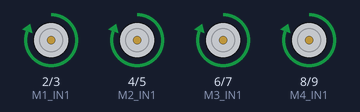
Bench run of a sketch on a simulated Arduino Uno, built with avr-gcc and run on an emulated ATmega328P. On the bench: motor-driver pin pairs drawn as motors (green arrow = first pin HIGH = forward, orange = second pin HIGH = backward, longer = more drive).

Above: at 0.1 s.
At 30.1 s:
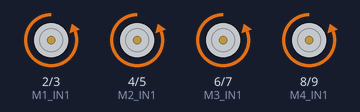
Timing chart, 0 to 31.6 s (numbered marks = the images above):
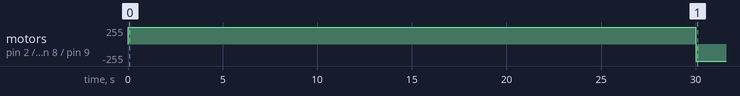

Measured:
- by itself, motor on pin 2 (M1_IN1) / pin 3 (M1_IN2), motor on pin 4 (M2_IN1) / pin 5 (M2_IN2), motor on pin 6 (M3_IN1) / pin 7 (M3_IN2), motor on pin 8 (M4_IN1) / pin 9 (M4_IN2): stopped → forward 255/255 at 0.00 s, → backward 255/255 30.0 s later

The sketch:

fantabulous_uusam_jaagub1.ino
```cpp
// Motor 1
const int M1_IN1 = 2;
const int M1_IN2 = 3;

// Motor 2
const int M2_IN1 = 4;
const int M2_IN2 = 5;

// Motor 3
const int M3_IN1 = 6;
const int M3_IN2 = 7;

// Motor 4
const int M4_IN1 = 8;
const int M4_IN2 = 9;

void setup() {

  pinMode(M1_IN1, OUTPUT);
  pinMode(M1_IN2, OUTPUT);

  pinMode(M2_IN1, OUTPUT);
  pinMode(M2_IN2, OUTPUT);

  pinMode(M3_IN1, OUTPUT);
  pinMode(M3_IN2, OUTPUT);

  pinMode(M4_IN1, OUTPUT);
  pinMode(M4_IN2, OUTPUT);

}

void loop() {

  // للأمام 30 ثانية
  moveForward();
  delay(30000);

  // للخلف 60 ثانية
  moveBackward();
  delay(60000);

  // يمين ويسار لمدة دقيقة
  for(int i = 0; i < 15; i++) {

    turnRight();
    delay(2000);

    turnLeft();
    delay(2000);

  }


  stopMotors();

  while(true);

}


void moveForward() {

  digitalWrite(M1_IN1,HIGH);
  digitalWrite(M1_IN2,LOW);

  digitalWrite(M2_IN1,HIGH);
  digitalWrite(M2_IN2,LOW);

  digitalWrite(M3_IN1,HIGH);
  digitalWrite(M3_IN2,LOW);

  digitalWrite(M4_IN1,HIGH);
  digitalWrite(M4_IN2,LOW);

}

void moveBackward() {

  digitalWrite(M1_IN1,LOW);
  digitalWrite(M1_IN2,HIGH);

  digitalWrite(M2_IN1,LOW);
  digitalWrite(M2_IN2,HIGH);

  digitalWrite(M3_IN1,LOW);
  digitalWrite(M3_IN2,HIGH);

  digitalWrite(M4_IN1,LOW);
  digitalWrite(M4_IN2,HIGH);

}

void turnRight() {

  // اليسار للأمام
  digitalWrite(M1_IN1,HIGH);
  digitalWrite(M1_IN2,LOW);

  digitalWrite(M3_IN1,HIGH);
  digitalWrite(M3_IN2,LOW);

  // اليمين للخلف
  digitalWrite(M2_IN1,LOW);
  digitalWrite(M2_IN2,HIGH);

  digitalWrite(M4_IN1,LOW);
  digitalWrite(M4_IN2,HIGH);

}

void turnLeft() {

  // اليمين للأمام
  digitalWrite(M2_IN1,HIGH);
  digitalWrite(M2_IN2,LOW);

  digitalWrite(M4_IN1,HIGH);
  digitalWrite(M4_IN2,LOW);

  // اليسار للخلف
  digitalWrite(M1_IN1,LOW);
  digitalWrite(M1_IN2,HIGH);

  digitalWrite(M3_IN1,LOW);
  digitalWrite(M3_IN2,HIGH);

}

void stopMotors() {

  digitalWrite(M1_IN1,LOW);
  digitalWrite(M1_IN2,LOW);

  digitalWrite(M2_IN1,LOW);
  digitalWrite(M2_IN2,LOW);

  digitalWrite(M3_IN1,LOW);
  digitalWrite(M3_IN2,LOW);

  digitalWrite(M4_IN1,LOW);
  digitalWrite(M4_IN2,LOW);

}
```
